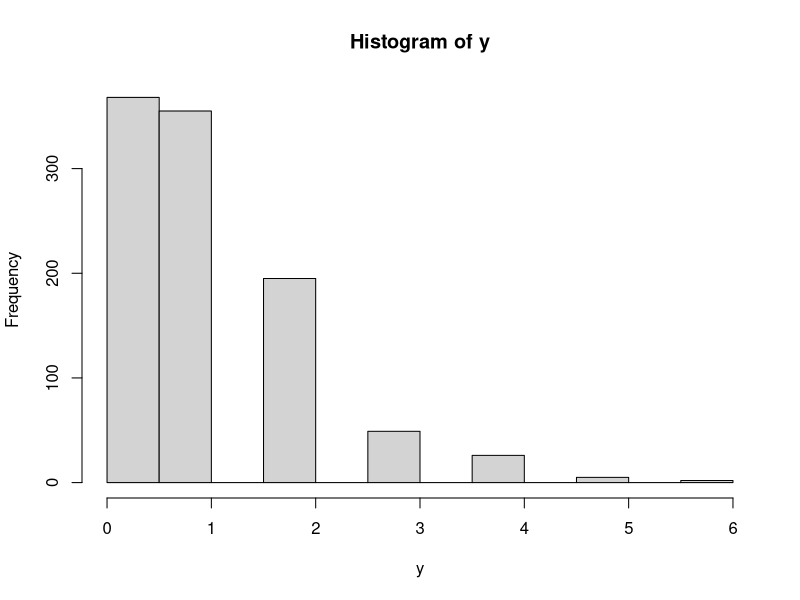

Here is the R script that generated this plot: (Note: this script raises an error after producing the figure.)
## ---- chunk 1
knitr::opts_chunk$set(echo = TRUE)
## ---- chunk 2
set.seed(10)
y <- rpois(1000, 1)
mean(y)
hist(y)
#y
fit <- glm(y ~ 1, family = poisson(link = "log"))
fit$coefficients

resD <- resid(fit)
resP <- resid(fit, type = "pearson")
resQ <- qresid(fit)

qqnorm(resD)
qqline(resD)
title("q-q plot for deviance residual")

qqnorm(resP)
qqline(resP)
title("q-q plot for pearson residual")

qqnorm(resQ)
qqline(resQ)
title("q-q plot for quantile residual")

## ---- chunk 3
data("seabirds"); str(seabirds)
fit <- glm(Count ~ Quadrat + factor(Species), data = seabirds, family = poisson(link = "log"))
fit

res <- resid(fit)
f <- fitted(fit)
plot(f, res)
